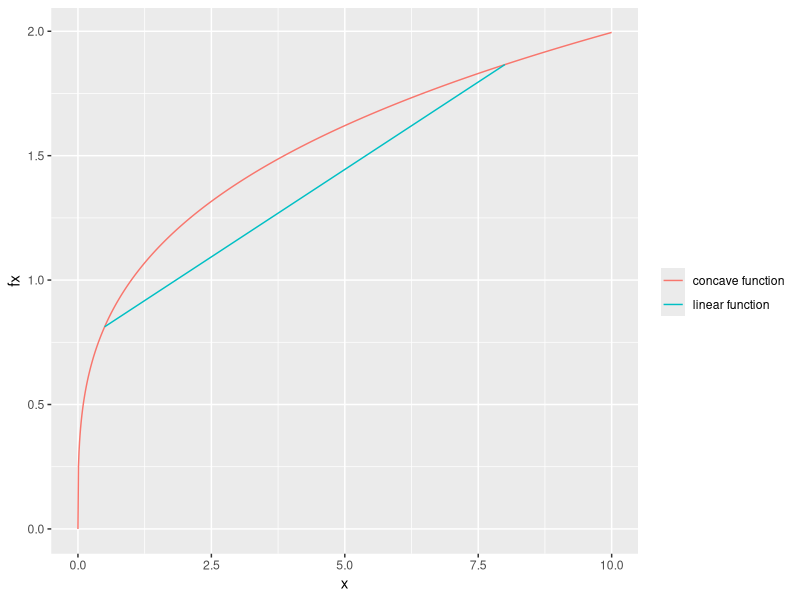
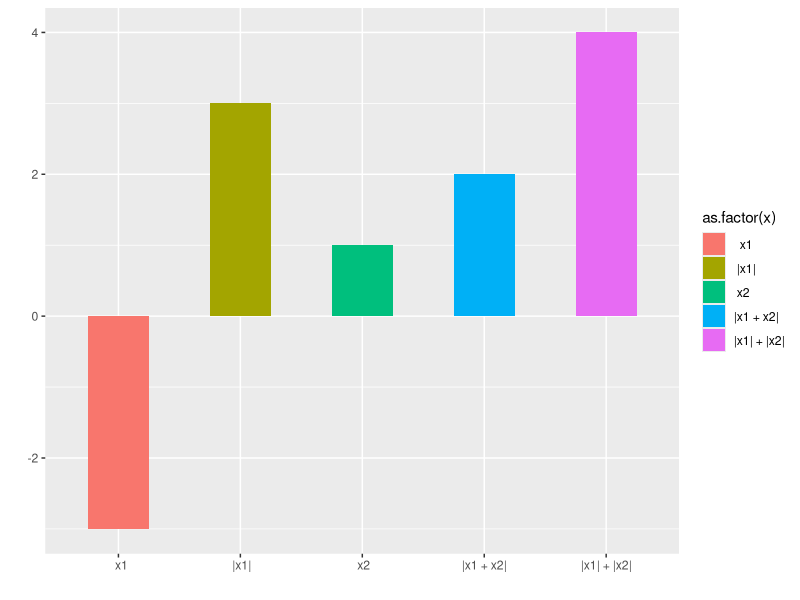

Here is the R script that generated these plots, in order:
library(ggplot2)

x <- seq(0,10,0.01)

delta <- 0.3

fx <- x**delta

a <- 0.5
b <- 8

y <- seq(a, b, 0.01)

slope = (fx[which(x == b)] - fx[which(x == a)] ) / ( b - a)

fy <- fx[which(x == a)] + slope * (y-a)

ggplot(NULL) +
  geom_line(aes(x = x, y = fx, col = 'concave function')) +
  geom_line(aes(x = y, y = fy, col = 'linear function')) +
  guides(color = guide_legend(title = ''))

x_1 <- -3
x_2 <- abs(x_1)
x_3 <- 1

x_4 <- abs(x_1 + x_3)
x_5 <- abs(x_1) + abs(x_3)

x <- c("  x1", " |x1|", " x2", "|x1 + x2|", "|x1| + |x2|")
y <- c(x_1, x_2, x_3, x_4, x_5)

ggplot(NULL, aes(x = x, y = y,
                 fill = as.factor(x), guide = F)) +
  geom_bar(stat = 'identity', width = .5) +
  labs(x = "", y = "")